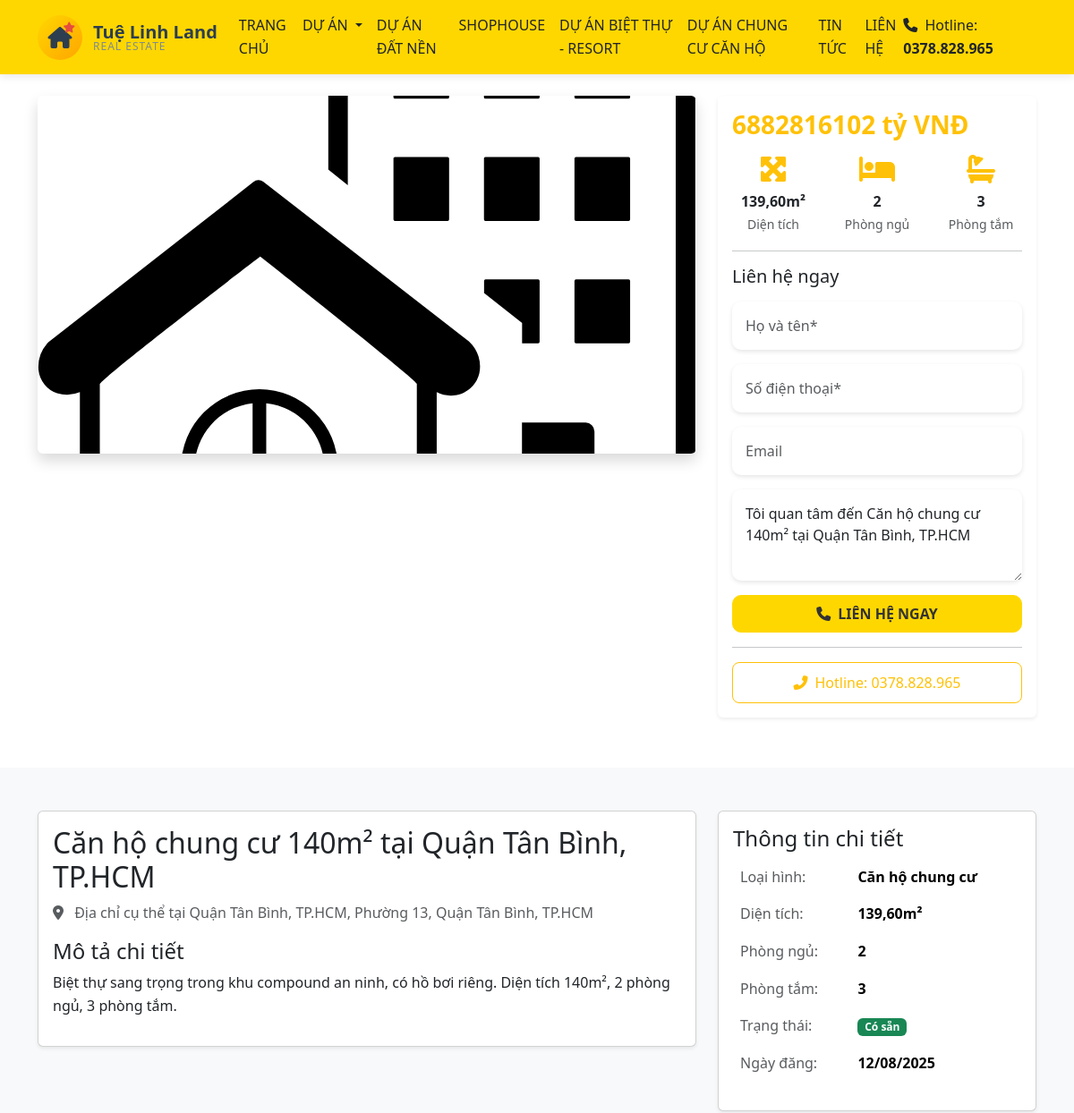
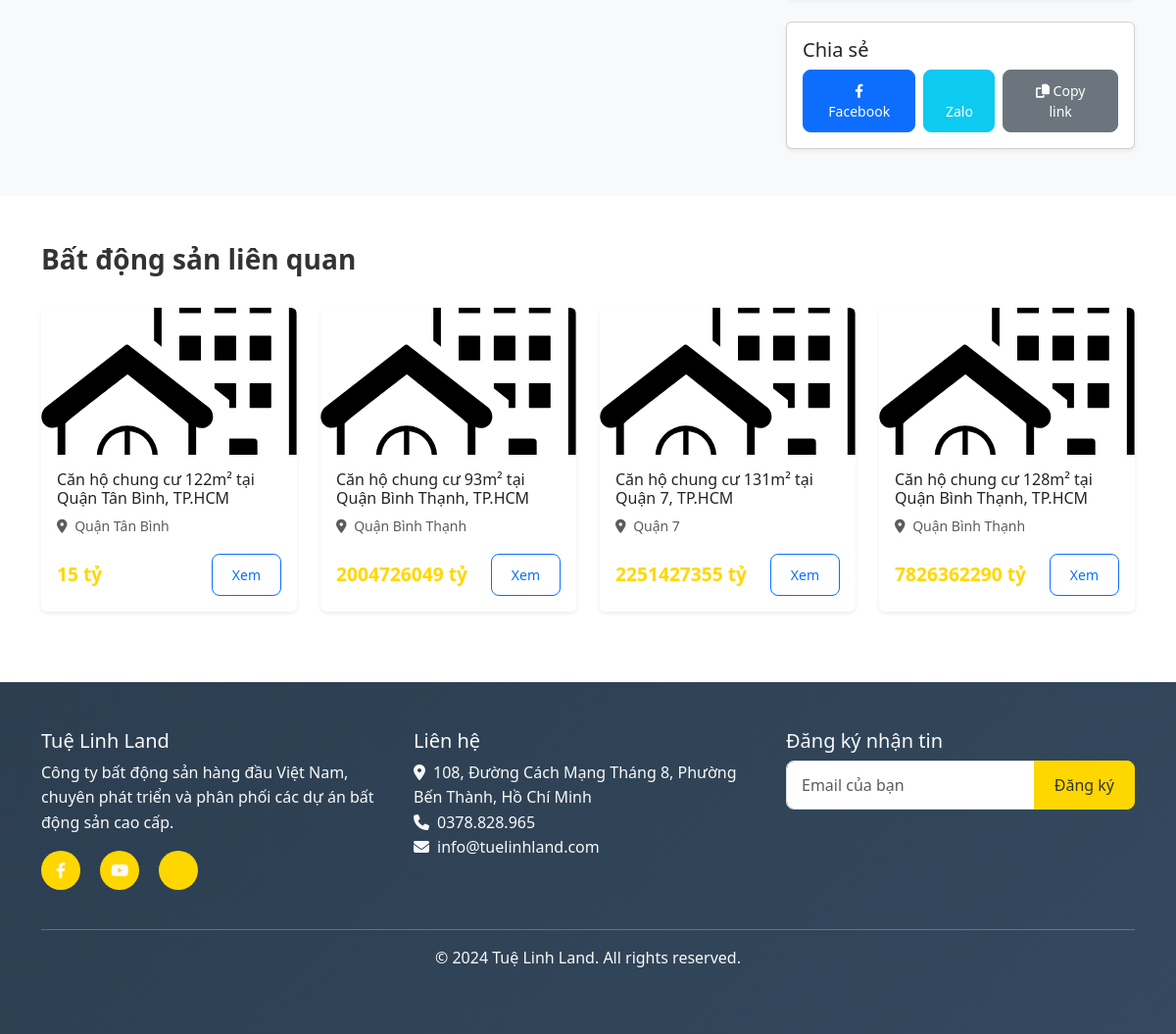
Screenshot of /properties/2/ with the database file from the repository (2 pictures, top to bottom).
### properties/models.py (models this page shows, shortened)
class Property(models.Model):
    PROPERTY_STATUS = [
        ('available', 'Có sẵn'),
        ('sold', 'Đã bán'),
        ('reserved', 'Đã đặt cọc'),
    ]
    title = models.CharField(max_length=200, verbose_name="Tiêu đề")
    description = models.TextField(verbose_name="Mô tả")
    property_type = models.ForeignKey(PropertyType, on_delete=models.CASCADE, verbose_name="Loại hình")
    price = models.DecimalField(max_digits=15, decimal_places=0, verbose_name="Giá")
    area = models.FloatField(verbose_name="Diện tích (m²)")
    bedrooms = models.IntegerField(verbose_name="Số phòng ngủ", default=0)
    bathrooms = models.IntegerField(verbose_name="Số phòng tắm", default=0)
    address = models.CharField(max_length=300, verbose_name="Địa chỉ")
    ward = models.CharField(max_length=100, verbose_name="Phường/Xã")
    district = models.CharField(max_length=100, verbose_name="Quận/Huyện")
    city = models.CharField(max_length=100, verbose_name="Tỉnh/Thành phố")
    status = models.CharField(max_length=20, choices=PROPERTY_STATUS, default='available', verbose_name="Trạng thái")
    featured = models.BooleanField(default=False, verbose_name="Nổi bật")
    latitude = models.FloatField(null=True, blank=True, verbose_name="Vĩ độ")
    longitude = models.FloatField(null=True, blank=True, verbose_name="Kinh độ")
    created_at = models.DateTimeField(auto_now_add=True)
    updated_at = models.DateTimeField(auto_now=True)
    class Meta:
        verbose_name = "Bất động sản"
        verbose_name_plural = "Bất động sản"
        ordering = ['-created_at']
    @property
    def get_primary_image_url(self):
        primary_image = self.images.filter(is_primary=True).first()
        first_image = self.images.first()
        return f"{settings.STATIC_URL}images/property-placeholder.svg"

class PropertyType(models.Model):
    name = models.CharField(max_length=100, verbose_name="Loại hình bất động sản")
    slug = models.SlugField(unique=True)
    class Meta:
        verbose_name = "Loại hình bất động sản"
        verbose_name_plural = "Loại hình bất động sản"

### frontend/views.py (the view)
# urls.py: path("properties/<int:pk>/", views.property_detail_view, name="property-detail"),
def property_detail_view(request, pk):
    property_obj = get_object_or_404(Property, pk=pk)
    related_properties = Property.objects.filter(
        property_type=property_obj.property_type, status="available"
    ).exclude(pk=pk)[:4]
    context = {
        "property": property_obj,
        "related_properties": related_properties,
    }
    return render(request, "frontend/property_detail.html", context)

### templates/frontend/property_detail.html (shortened to what this page needs)
{% extends 'base.html' %}
{% load static %}
{% block content %}
<section class="property-gallery py-4">
    <div class="container">
        <div class="row">
            <div class="col-lg-8">
                <div class="main-gallery mb-3">
                    <img
                        src="{{ property.get_primary_image_url }}"
                        class="main-image w-100 rounded shadow"
                        alt="{{ property.title }}"
                        style="height: 400px; object-fit: cover;"
                        onerror="handleImageError(this)"
                    >
                </div>
            </div>
            <div class="col-lg-4">
                <div class="property-info-card card shadow-sm sticky-top" style="top: 100px;">
                    <div class="card-body">
                        <h3 class="card-title text-warning fw-bold mb-3">{{ property.price|floatformat:0 }} tỷ VNĐ</h3>
                        <div class="property-quick-info">
                            <div class="row text-center mb-3">
                                <div class="col-4">
                                    <div class="info-item">
                                        <i class="fas fa-expand-arrows-alt text-warning fa-2x mb-2"></i>
                                        <div class="fw-bold">{{ property.area|floatformat:2 }}m²</div>
                                        <small class="text-muted">Diện tích</small>
                                    </div>
                                </div>
                                <div class="col-4">
                                    <div class="info-item">
                                        <i class="fas fa-bed text-warning fa-2x mb-2"></i>
                                        <div class="fw-bold">{{ property.bedrooms }}</div>
                                        <small class="text-muted">Phòng ngủ</small>
                                    </div>
                                </div>
                                <div class="col-4">
                                    <div class="info-item">
                                        <i class="fas fa-bath text-warning fa-2x mb-2"></i>
                                        <div class="fw-bold">{{ property.bathrooms }}</div>
                                        <small class="text-muted">Phòng tắm</small>
                                    </div>
                                </div>
                            </div>
                        </div>
                        <hr>
                        <div class="contact-form">
                            <h5 class="mb-3">Liên hệ ngay</h5>
                            <form id="contactForm">
                                <div class="mb-3">
                                    <input type="text" class="form-control" name="name" placeholder="Họ và tên*" required>
                                </div>
                                <div class="mb-3">
                                    <input type="tel" class="form-control" name="phone" placeholder="Số điện thoại*" required>
                                </div>
                                <div class="mb-3">
                                    <input type="email" class="form-control" name="email" placeholder="Email">
                                </div>
                                <div class="mb-3">
                                    <textarea class="form-control" name="message" rows="3" placeholder="Tin nhắn">Tôi quan tâm đến {{ property.title }}</textarea>
                                </div>
                                <button type="submit" class="btn btn-warning w-100 fw-bold py-2">
                                    <i class="fas fa-phone me-2"></i>LIÊN HỆ NGAY
                                </button>
                            </form>
                        </div>
                        <hr>
                        <div class="hotline text-center">
                            <a href="tel:0123456789" class="btn btn-outline-warning w-100">
                                <i class="fas fa-phone-alt me-2"></i>Hotline: 0378.828.965
                            </a>
                        </div>
                    </div>
                </div>
            </div>
        </div>
    </div>
</section>
<section class="property-details py-5 bg-light">
    <div class="container">
        <div class="row">
            <div class="col-lg-8">
                <div class="card shadow-sm mb-4">
                    <div class="card-body">
                        <h2 class="card-title">{{ property.title }}</h2>
                        <p class="text-muted mb-3">
                            <i class="fas fa-map-marker-alt me-2"></i>
                            {{ property.address }}, {{ property.ward }}, {{ property.district }}, {{ property.city }}
                        </p>
                        <div class="property-description">
                            <h4>Mô tả chi tiết</h4>
                            <div class="content">
                                {{ property.description|linebreaks }}
                            </div>
                        </div>
                    </div>
                </div>
            </div>
            <div class="col-lg-4">
                <div class="card shadow-sm mb-4">
                    <div class="card-body">
                        <h4 class="card-title">Thông tin chi tiết</h4>
                        <table class="table table-borderless">
                            <tr>
                                <td class="text-muted">Loại hình:</td>
                                <td class="fw-bold">{{ property.property_type.name }}</td>
                            </tr>
                            <tr>
                                <td class="text-muted">Diện tích:</td>
                                <td class="fw-bold">{{ property.area|floatformat:2 }}m²</td>
                            </tr>
                            <tr>
                                <td class="text-muted">Phòng ngủ:</td>
                                <td class="fw-bold">{{ property.bedrooms }}</td>
                            </tr>
                            <tr>
                                <td class="text-muted">Phòng tắm:</td>
                                <td class="fw-bold">{{ property.bathrooms }}</td>
                            </tr>
                            <tr>
                                <td class="text-muted">Trạng thái:</td>
                                <td><span class="badge bg-success">{{ property.get_status_display }}</span></td>
                            </tr>
                            <tr>
                                <td class="text-muted">Ngày đăng:</td>
                                <td class="fw-bold">{{ property.created_at|date:"d/m/Y" }}</td>
                            </tr>
                        </table>
                    </div>
                </div>
                <div class="card shadow-sm">
                    <div class="card-body">
                        <h5 class="card-title">Chia sẻ</h5>
                        <div class="share-buttons d-flex gap-2">
                            <a href="https://www.facebook.com/sharer/sharer.php?u={{ request.build_absolute_uri }}"
                               target="_blank" class="btn btn-primary btn-sm">
                                <i class="fab fa-facebook-f"></i> Facebook
                            </a>
                            <a href="https://zalo.me/share?url={{ request.build_absolute_uri }}"
                               target="_blank" class="btn btn-info btn-sm text-white">
                                 Zalo
                            </a>
                            <button onclick="copyToClipboard()" class="btn btn-secondary btn-sm">
                                <i class="fas fa-copy"></i> Copy link
                            </button>
                        </div>
                    </div>
                </div>
            </div>
        </div>
    </div>
</section>
{% if related_properties %}
<section class="related-properties py-5">
    <div class="container">
        <div class="row">
            <div class="col-12 mb-4">
                <h3 class="fw-bold">Bất động sản liên quan</h3>
            </div>
        </div>
        <div class="row">
            {% for property in related_properties %}
            <div class="col-lg-3 col-md-6 mb-4">
                <div class="property-card card h-100 shadow-sm">
                    <div class="property-image" style="height: 150px; overflow: hidden;">
                        <img
                            src="{{ property.get_primary_image_url }}"
                            alt="{{ property.title }}"
                            class="card-img-top w-100 h-100"
                            style="object-fit: cover;"
                            onerror="handleImageError(this)"
                            loading="lazy"
                        >
                    </div>
                    <div class="card-body">
                        <h6 class="card-title">{{ property.title|truncatechars:50 }}</h6>
                        <p class="card-text text-muted small">
                            <i class="fas fa-map-marker-alt me-1"></i>
                            {{ property.district }}
                        </p>
                        <div class="d-flex justify-content-between align-items-center">
                            <span class="price fw-bold text-warning">
                                {{ property.price|floatformat:0 }} tỷ
                            </span>
                            <a href="{% url 'frontend:property-detail' property.pk %}" class="btn btn-outline-primary btn-sm">
                                Xem
                            </a>
                        </div>
                    </div>
                </div>
            </div>
            {% endfor %}
        </div>
    </div>
</section>
{% endif %}
{% endblock %}

### static/css/style.css (style rules this page uses)
:root { --primary-color: #FFD700; --secondary-color: #333; --accent-color: #007bff; --text-color: #333; --light-bg: #f8f9fa; }
body { font-family: 'Segoe UI', Tahoma, Geneva, Verdana, sans-serif; line-height: 1.6; color: var(--text-color); }
.contact-form .form-control { border-radius: 10px; border: none; padding: 15px; font-size: 1rem; box-shadow: 0 2px 5px rgba(0,0,0,0.1); transition: all 0.3s ease; }
.contact-form .btn { border-radius: 10px; padding: 15px; font-weight: 600; transition: all 0.3s ease; }
.property-card { transition: transform 0.3s ease, box-shadow 0.3s ease; border: none; overflow: hidden; }
.property-image { height: 250px; overflow: hidden; }
.property-image img { width: 100%; height: 100%; object-fit: cover; transition: transform 0.3s ease; }
.price { font-size: 1.2rem; color: var(--primary-color) !important; }
.form-control { border-radius: 8px; border: 1px solid #ddd; padding: 12px 15px; transition: border-color 0.3s ease, box-shadow 0.3s ease; }
.btn { border-radius: 8px; padding: 10px 20px; font-weight: 500; transition: all 0.3s ease; }
.btn-warning { background-color: var(--primary-color); border-color: var(--primary-color); color: var(--secondary-color); }
.property-gallery { margin-bottom: 2rem; }
.main-image { height: 400px; object-fit: cover; border-radius: 10px; }
.property-info-card { border: none; box-shadow: 0 5px 15px rgba(0,0,0,0.1); }
html { scroll-behavior: smooth; }

### static/css/image-handler.css (style rules this page uses)
.image-loaded { animation: imageLoaded 0.3s ease-in-out; }
.property-card .property-image { transition: transform 0.3s ease, opacity 0.3s ease; width: 100%; height: 100%; object-fit: cover; }
.main-image { transition: opacity 0.3s ease; max-height: 400px; object-fit: cover; }

### rows the page displays
Property: price "6882816102", area "139,60", bedrooms "2", bathrooms "3", message "Tôi quan tâm đến Căn hộ chung cư 140m² tại Quận Tân Bình, TP.HCM", title "Căn hộ chung cư 140m² tại Quận Tân Bình, TP.HCM", address "Địa chỉ cụ thể tại Quận Tân Bình, TP.HCM", ward "Phường 13", district "Quận Tân Bình", city "TP.HCM", description "Biệt thự sang trọng trong khu compound an ninh, có hồ bơi riêng. Diện tích 140m², 2 phòng ngủ, 3 phòng tắm.", property_type.name "Căn hộ chung cư", status "Có sẵn", created_at "12/08/2025"
Property: title "Căn hộ chung cư 122m² tại Quận Tân Bình, TP.HCM", district "Quận Tân Bình", price "15"
Property: title "Căn hộ chung cư 93m² tại Quận Bình Thạnh, TP.HCM", district "Quận Bình Thạnh", price "2004726049"
Property: title "Căn hộ chung cư 131m² tại Quận 7, TP.HCM", district "Quận 7", price "2251427355"
Property: title "Căn hộ chung cư 128m² tại Quận Bình Thạnh, TP.HCM", district "Quận Bình Thạnh", price "7826362290"
